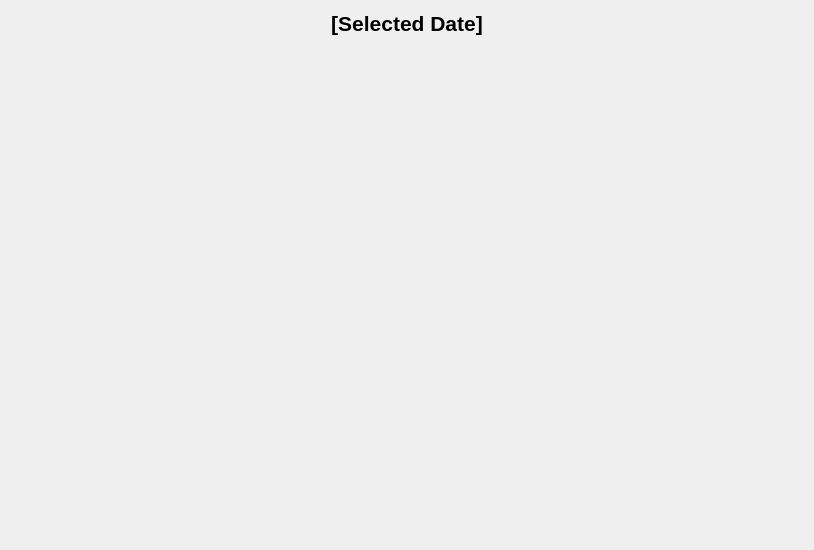
<?xml version="1.0" encoding="UTF-8"?>
<ui version="4.0">
 <class>RoomMapWidget</class>
 <widget class="QWidget" name="RoomMapWidget">
  <property name="geometry">
   <rect>
    <x>0</x>
    <y>0</y>
    <width>814</width>
    <height>550</height>
   </rect>
  </property>
  <layout class="QGridLayout" name="gridLayout_2">
   <item row="1" column="1">
    <layout class="QGridLayout" name="gridLayout"/>
   </item>
   <item row="0" column="1">
    <widget class="QLabel" name="titleLabel">
     <property name="font">
      <font>
       <pointsize>16</pointsize>
       <weight>75</weight>
       <bold>true</bold>
      </font>
     </property>
     <property name="text">
      <string>[Selected Date]</string>
     </property>
     <property name="alignment">
      <set>Qt::AlignCenter</set>
     </property>
    </widget>
   </item>
   <item row="2" column="1">
    <spacer name="verticalSpacer">
     <property name="orientation">
      <enum>Qt::Vertical</enum>
     </property>
     <property name="sizeHint" stdset="0">
      <size>
       <width>20</width>
       <height>40</height>
      </size>
     </property>
    </spacer>
   </item>
  </layout>
 </widget>
 <resources/>
 <connections/>
</ui>
